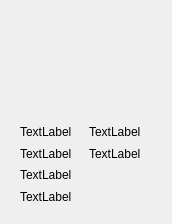
<?xml version="1.0" encoding="UTF-8"?>
<ui version="4.0">
 <class>XMagnifyingGlass</class>
 <widget class="QWidget" name="XMagnifyingGlass">
  <property name="geometry">
   <rect>
    <x>0</x>
    <y>0</y>
    <width>172</width>
    <height>224</height>
   </rect>
  </property>
  <property name="windowTitle">
   <string>Form</string>
  </property>
  <layout class="QVBoxLayout" name="verticalLayout">
   <item>
    <widget class="QLabel" name="labPixmap">
     <property name="sizePolicy">
      <sizepolicy hsizetype="Preferred" vsizetype="Preferred">
       <horstretch>0</horstretch>
       <verstretch>0</verstretch>
      </sizepolicy>
     </property>
     <property name="text">
      <string/>
     </property>
    </widget>
   </item>
   <item>
    <widget class="QWidget" name="widget" native="true">
     <layout class="QGridLayout" name="gridLayout">
      <item row="0" column="0">
       <widget class="QLabel" name="labPtAelative">
        <property name="text">
         <string>TextLabel</string>
        </property>
       </widget>
      </item>
      <item row="0" column="1">
       <widget class="QLabel" name="labPtAbsolute">
        <property name="text">
         <string>TextLabel</string>
        </property>
       </widget>
      </item>
      <item row="1" column="0">
       <widget class="QLabel" name="labColor">
        <property name="text">
         <string>TextLabel</string>
        </property>
       </widget>
      </item>
      <item row="1" column="1">
       <widget class="QLabel" name="labColorName">
        <property name="text">
         <string>TextLabel</string>
        </property>
       </widget>
      </item>
      <item row="2" column="0" colspan="2">
       <widget class="QLabel" name="labTip1">
        <property name="text">
         <string>TextLabel</string>
        </property>
       </widget>
      </item>
      <item row="3" column="0" colspan="2">
       <widget class="QLabel" name="labTip2">
        <property name="text">
         <string>TextLabel</string>
        </property>
       </widget>
      </item>
     </layout>
    </widget>
   </item>
  </layout>
 </widget>
 <resources/>
 <connections/>
</ui>
